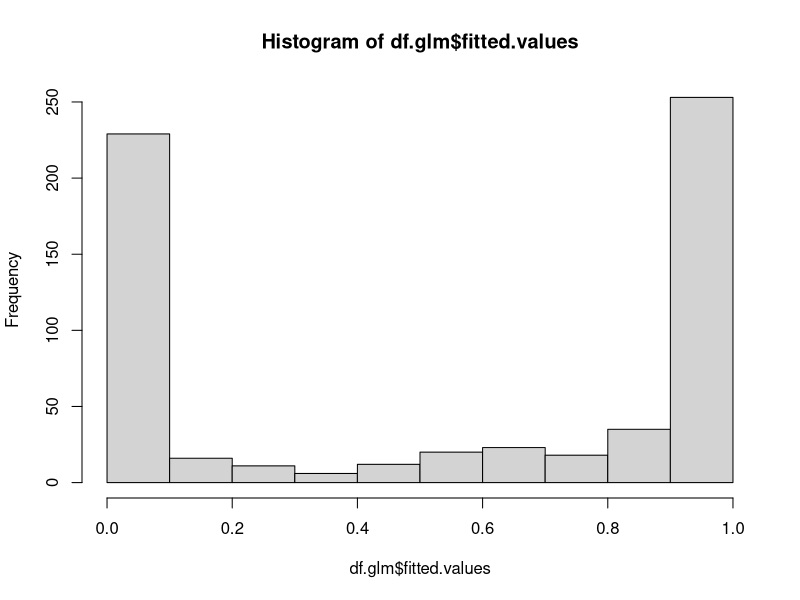

This chart was generated by the following R code:
##
##
########## START HERE IF NEED TO GENERATE MULTIPLE SEASON CSV ############
##
##
# uncomment below to combine data set from csv files produced by the python scraper
# create df of all csvs in ./data/ directory
# filenames <- list.files(path="./data/", pattern="*.csv")
# filenames <- paste('./data/', filenames, sep='')
# df <- do.call(rbind, lapply(filenames, function(x) read.csv(x, stringsAsFactors = F)))
# 
# # give each team its correct historic data (must be done because of team_name changes throughout the years)
# df$team_name[df$team_name == "Seattle SuperSonics"] <- "Oklahoma City Thunder"
# df$team_name[df$team_name == "Charlotte Bobcats"] <- "Charlotte Hornets"
# df$team_name[df$team_name == "New Jersey Nets"] <- "Brooklyn Nets"
# df$team_name[df$team_name == "New Orleans/Oklahoma City Hornets"] <- "New Orleans Pelicans"
# df$team_name[df$team_name == "New Orleans Hornets"] <- "New Orleans Pelicans"
# df$team_name[df$team_name == "Vancouver Grizzlies"] <- "Memphis Grizzlies"
# # 
# write.csv(df, file="./data/teamStats1998-2018.csv")

##
##
########### START HERE IF ALREADY HAVE MULTIPLE SEASON CSV ###########
##
##
# comment above and uncomment below if we already generated joint csv
df <- read.csv("./data/teamStats1998-2018.csv", stringsAsFactors = F)
df$X <-NULL #do not want this column (index)

#### First we will atttempt cluster specific (random effects) ####
library(lme4)
df$team_name <- as.factor(df$team_name)

colNames<- colnames(df)
print("Possible covariates:")
print(colNames)

# random intercept (use cluster variable of team_name)
mod.randInt <- glmer(plyf~win_loss_pct+movA+nrtgA+(1|team_name), family = binomial, data=df)

# random intercept and trend
mod.randIntTrend.wl <- glmer(plyf~win_loss_pct+movA+nrtgA+(1+win_loss_pct|team_name), family = binomial, data=df)
mod.randIntTrend.mov <- glmer(plyf~win_loss_pct+movA+nrtgA+(1+movA|team_name), family = binomial, data=df)
mod.randIntTrend.nrtg <- glmer(plyf~win_loss_pct+movA+nrtgA+(1+nrtgA|team_name), family = binomial, data=df)

# get std. deviation values 
VarCorr(mod.randIntTrend.wl)
VarCorr(mod.randIntTrend.mov)
VarCorr(mod.randIntTrend.nrtg)

# clacl ICC (intraclass correlation coefficient)
icc.wl <- (2.647^2/(2.647^2+(pi^2/3)))
icc.mov <- (0.10027^2/(0.10027^2+(pi^2/3)))
icc.nrtg <-(0.073607^2/(0.073607^2+(pi^2/3)))

# get predicted rand. intercepts
rand_ints.wl <- unlist(ranef(mod.randIntTrend.wl)$team_name)
rand_ints.mov <- unlist(ranef(mod.randIntTrend.mov)$team_name)
rand_ints.nrtg <- unlist(ranef(mod.randIntTrend.nrtg)$team_name)

## conduct Liklihood Ratio Test for each model
# calc deviance
baseDev <- getME(mod.randInt, "devcomp")$cmp[["dev"]]
testDev.wl <- getME(mod.randIntTrend.wl, "devcomp")$cmp[["dev"]]
testDev.mov <- getME(mod.randIntTrend.mov, "devcomp")$cmp[["dev"]]
testDev.nrtg <- getME(mod.randIntTrend.nrtg, "devcomp")$cmp[["dev"]]
# calc degrees of freedom
baseDf <- attr(logLik(mod.randInt), "df")
testDf.wl <- attr(logLik(mod.randIntTrend.wl), "df")
testDf.mov <- attr(logLik(mod.randIntTrend.mov), "df")
testDf.nrtg <- attr(logLik(mod.randIntTrend.nrtg), "df")
# calc p-vals
print("W/L%:")
pchisq(baseDev-testDev.wl, testDf.wl-baseDf, lower=F)
print("mov:")
pchisq(baseDev-testDev.mov, testDf.mov-baseDf, lower=F)
print("nrtg:")
pchisq(baseDev-testDev.nrtg, testDf.nrtg-baseDf, lower=F)



## Next, we will attempt a Population average model
## (performing a GEE analysis of data)
library(gee)

# we must take the Spurs out of the dataframe since they have made the playoffs every single year since 1998
# thus, the model cannot be fit properly since there is no knowledge about the Spurs not making the playoff
df.clusterOrder <- df[order(df$team_name),]
df.clusterOrder$team_name <- as.factor(df.clusterOrder$team_name)

###### gee() DOES NOT WORK ##########

#mod.gee <- gee(plyf~win_loss_pct+movA+nrtgA, family="binomial", id=team_name, corstr="exchangeable", data=df.clusterOrder)

####### NOTE #######
## the above gee() command gives the following error:
# Error in gee(plyf ~ win_loss_pct + movA + nrtgA, family = "binomial",  : 
#   Cgee: error: logistic model for probability has fitted value very close to 1.
# estimates diverging; iteration terminated.

# fit gneral logistic model and display histogram of fitted valus
df.glm <- glm(formula = plyf ~ win_loss_pct + movA + nrtgA, family = binomial, data = df.clusterOrder)
hist(df.glm$fitted.values)
